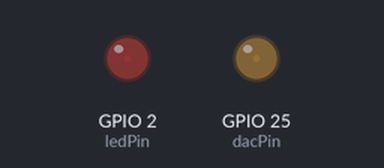
Bench run of a sketch on a simulated ESP32. Shown: output pins drawn as LEDs (lit = HIGH).

Above: at 0.05 s.
At 1.15 s:
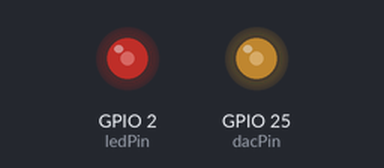
At 2.3 s:
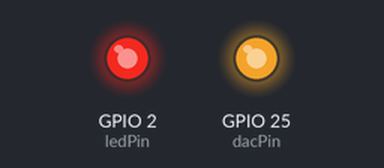
At 4.6 s:
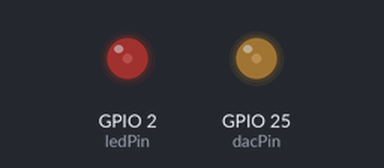
Timing chart, 0 to 6.7 s (numbered marks = the images above):
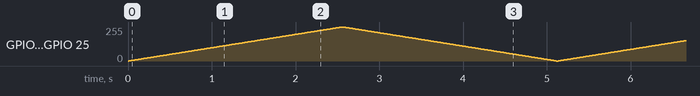

The sketch:

esp32-dht22.ino
```cpp
const int dacPin = 25; // пін ЦАП
const int ledPin = 2;  // пін світлодіода
int dacValue = 0;      // початкове значення ЦАП

void setup() {
  // ініціалізація пінів
  pinMode(ledPin, OUTPUT);
  dacWrite(dacPin, dacValue); // встановити початкове значення ЦАП
}

void loop() {
  // збільшувати значення ЦАП від 0 до 255
  for (dacValue = 0; dacValue <= 255; dacValue++) {
    dacWrite(dacPin, dacValue); // встановити нове значення ЦАП
    analogWrite(ledPin, dacValue); // встановити яскравість світлодіода
    delay(10); // затримка
  }

  // зменшувати значення ЦАП від 255 до 0
  for (dacValue = 255; dacValue >= 0; dacValue--) {
    dacWrite(dacPin, dacValue); // встановити нове значення ЦАП
    analogWrite(ledPin, dacValue); // встановити яскравість світлодіода
    delay(10); // затримка
  }
}
```
